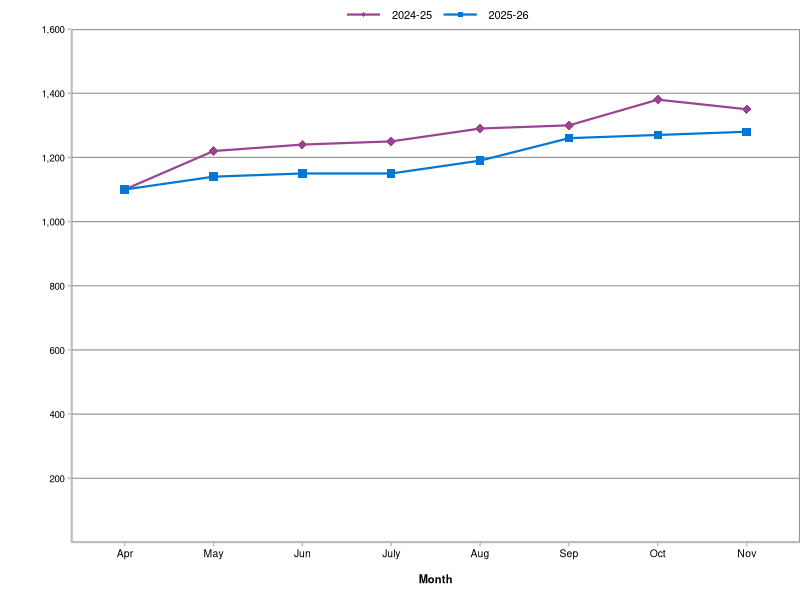

Generate this figure with R:
## ---- chunk 1
knitr::opts_chunk$set(echo = FALSE, dpi = 300)
library(ggplot2)

# Create a pseudo chart. Becoz I can. 
yr <- c(rep("2024-25", times = 8), rep("2025-26", times = 8))
mth <- rep(c("Apr", "May", "Jun", "July", "Aug", "Sep", "Oct", "Nov"),
           times = 2)
counts <- c(1100, 1220, 1240, 1250, 1290, 1300, 1380, 1350,
            1100, 1140, 1150, 1150, 1190, 1260, 1270, 1280)

chart_data <- data.frame(yr, mth, counts)

chart <- ggplot(data = chart_data,
                aes(x = mth, y = counts, group = yr, color = yr,
                    shape = yr)) +
  geom_line(size = 0.75) +
  geom_point(size = c(rep(3, 8), rep(2.5, 8))) +
  xlab("Month") +
  scale_x_discrete(limits =  c("Apr", "May", "Jun", "July", "Aug", "Sep",
                               "Oct", "Nov"),
                   labels =  c("Apr", "May", "Jun", "July", "Aug", "Sep",
                               "Oct", "Nov"))  +
  scale_y_continuous(breaks = c(200, 400, 600, 800, 1000, 1200, 1400, 1600),
                     labels = c("200", "400", "600", "800", "1,000", "1,200",
                                "1,400", "1,600"),
                     limits = c(0, 1600),  expand = expansion(mult = 0)) +
  scale_color_manual(values = c("#9B4393", "#0078D4")) +
  scale_shape_manual(values = c("diamond", "square")) +
  theme(
    plot.title = element_text(hjust = 0.5, face = "bold", size = 12,
                              colour = "#6C2383"),
    plot.margin = margin(l = 30, b = 10),
    panel.background = element_blank(),
    panel.grid.major = element_blank(),
    panel.grid.minor = element_blank(),
    panel.grid.major.y = element_line(size = 0.4, color = "#969696"),
    panel.border = element_rect(colour = "#969696", fill = NA, size = 0.75),
    legend.position = "top",
    legend.title = element_blank(),
    legend.box.spacing = unit(0, "cm"),
    legend.box.margin = margin(b = 0),
    legend.key.height = unit(10, "pt"),
    legend.key.width = unit(30, "pt"),
    legend.text = element_text(size = 8),
    axis.title.x = element_text(size = 8, face = "bold",
                                margin = margin(t = 10)),
    axis.title.y = element_blank(),
    axis.text.x = element_text(size = 7.5, color = "black"),
    axis.text.y = element_text(size = 7, color = "black"),
    axis.line = element_line(colour = "grey"),
    axis.ticks = element_line(colour = "grey")
  )
## ---- chunk 2
chart
